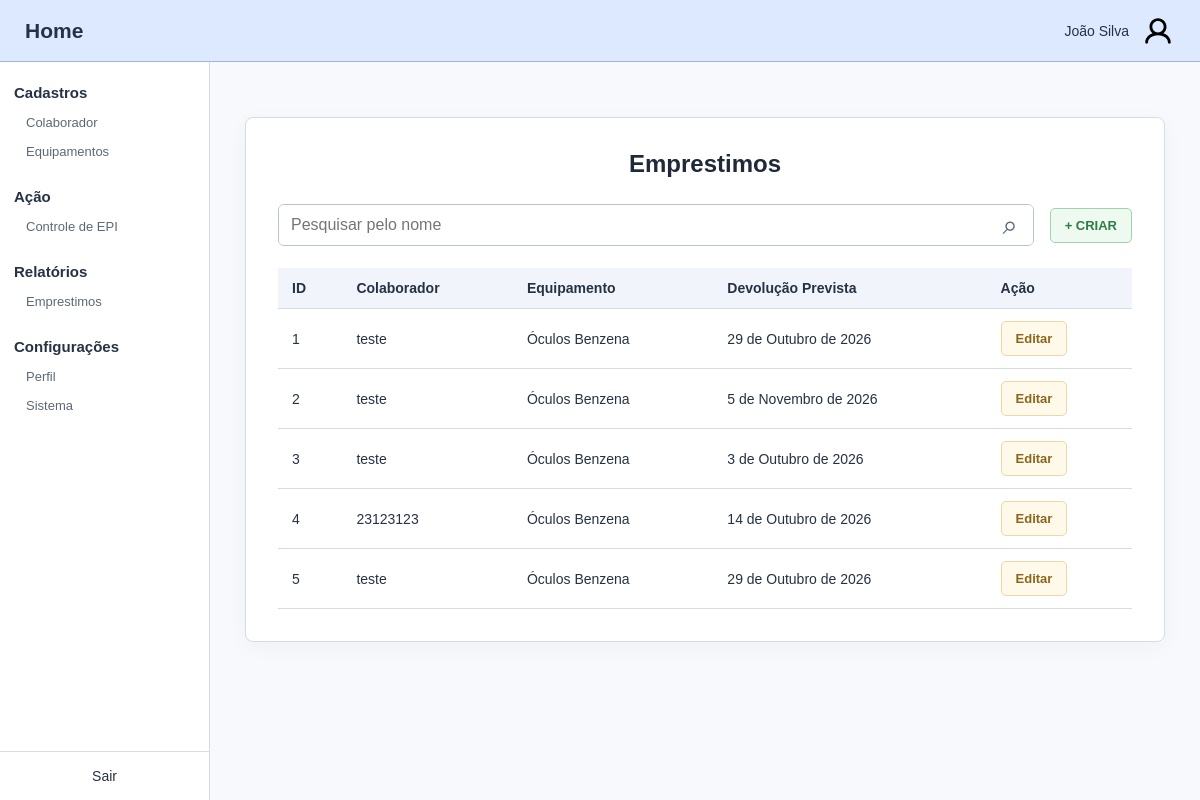
The page /emprestimos on the database its author committed.
### nucleo/models.py (models this page shows, shortened)
class Emprestimo(models.Model):
    CONDICAO_CHOICES = [
        ('EMPRESTADO', 'Emprestado'),
        ('FORNECIDO', 'Fornecido'),
        ('DEVOLVIDO', 'Devolvido'),
        ('DANIFICADO', 'Danificado'),
        ('PERDIDO', 'Perdido'),]
    OPCOES = ['DANIFICADO', 'PERDIDO', 'DEVOLVIDO']
    colaborador = models.ForeignKey(Colaborador,on_delete=models.PROTECT, related_name='emprestimos')
    equipamento = models.ForeignKey(Equipamentos,on_delete=models.PROTECT, related_name='emprestimos')
    data_emprestimo = models.DateField()
    data_devolucao_prevista = models.DateField()
    estado_equipamento = models.CharField(max_length=20, choices=CONDICAO_CHOICES, default='EMPRESTADO')
    condicao_equipamento = models.CharField(max_length=30, null=False, blank=False)
    data_devolucao = models.DateField(null=True, blank=True)
    observacao = models.CharField(max_length=30, blank=True)

class Colaborador(models.Model):
    nome = models.CharField(max_length=30, null=False, blank=False)
    telefone = models.CharField(max_length=30)

class Equipamentos(models.Model):
    SITUACAO_CHOICES = [
       ('DISPONIVEL', 'Disponível'),
       ('EM_USO', 'Em uso'),
       ('INATIVO', 'Inativo'),
    ]
    tipo = models.ForeignKey(TipoEquipamento, on_delete=models.PROTECT, related_name='equipamentos', null=False, blank=False)
    codigo_patrimonio = models.CharField(max_length=30, null=False)
    situacao = models.CharField(max_length=30, null=False, choices=SITUACAO_CHOICES, default='DISPONIVEL', blank=False)

class TipoEquipamento(models.Model):
    CATEGORIA_CHOICES = [
         ('CABECA', 'Cabeça'),
         ('FACE','Face'),
         ('AUDITIVO','Auditivo'),
         ('RESPIRATORIO', 'Respiratório'),
         ('TRONCO', 'Tronco'),
         ('MEMBROS_SUPERIORES', 'Membros superiores'),
         ('MEMBROS_INFERIORES', 'Membros inferiores'),
         ('QUEDAS', 'Quedas'),
    ]
    nome = models.CharField(max_length=30, null=False, blank=False)
    descricao = models.CharField(max_length=100)
    categoria = models.CharField(max_length=30, null=False, choices=CATEGORIA_CHOICES, blank=False)

### nucleo/views.py (the view)
# urls.py: path('emprestimos', views.emprestimos, name='emprestimo-inicial'),
def emprestimos(req):
    lista = Emprestimo.objects.all()
    return render(req, 'nucleo/emprestimo.html', {'emprestimo' : lista,})

### nucleo/templates/nucleo/emprestimo.html (shortened to what this page needs)
{% extends 'nucleo/base.html' %}
{% block content %}
<section class="content-card">
    <h1>Emprestimos</h1>
    <div class="toolbar">
        <form class="search-form" method="get" action="">
            <input type="search" name="pesquisa" value="{{ pesquisa }}" placeholder="Pesquisar pelo nome" aria-label="Pesquisar pelo nome">
            <button class="search-button" type="submit" aria-label="Pesquisar">⌕</button>
        </form>
        <a class="button button-create" href="{% url 'emprestimo-criar' %}">+ CRIAR</a>
    </div>
    <div class="table-scroll">
        {% include "nucleo/forms/emprestimo/lista_emprestimo.html" %}
    </div>
</section>
{% endblock %}

### nucleo/templates/nucleo/forms/emprestimo/lista_emprestimo.html
<table class="collaborator-table">
    <thead>
        <tr><th>ID</th><th>Colaborador</th><th>Equipamento</th><th>Devolução Prevista</th><th>Ação</th></tr>
    </thead>
    <tbody>
        {% for em in emprestimo %}
        <tr>
            <td>{{ em.id }}</td>
            <td>{{ em.colaborador.nome }}</td>
            <td>{{ em.equipamento.tipo.nome }}</td>
            <td>{{ em.data_devolucao_prevista }}</td>
            <td><a class="button button-edit" href="{% url 'emprestimo-editar' em.id %}">Editar</a></td>
        </tr>
        {% empty %}
        <tr><td colspan="4">Nenhum empréstimo encontrado.</td></tr>
        {% endfor %}
    </tbody>
</table>

### nucleo/static/css/style.css (style rules this page uses)
:root { --blue: #dce9ff; --blue-border: #9bb8e5; --text: #263244; --border: #d6dce5; --background: #f7f9fc; --green: #3e9158; --red: #b94747; }
* { box-sizing: border-box; }
body { margin: 0; font-family: Arial, sans-serif; color: var(--text); background: var(--background); }
a { color: inherit; text-decoration: none; }
button, input, select { font: inherit; }
.content-card { width: 100%; max-width: 920px; padding: 32px; background: #fff; border: 1px solid var(--border); border-radius: 8px; box-shadow: 0 5px 22px #25334b0a; }
.content-card h1 { margin: 0 0 26px; font-size: 24px; text-align: center; color: #202938; }
.toolbar { display: flex; gap: 16px; margin-bottom: 22px; align-items: center; }
.search-form { flex: 1; display: flex; min-width: 0; border: 1px solid #b8c2d0; border-radius: 6px; overflow: hidden; }
.search-form input { width: 100%; min-width: 0; padding: 11px 12px; border: 0; outline: 0; }
.search-button { border: 0; background: #fff; padding: 0 15px; cursor: pointer; font-size: 27px; color: #536579; }
.button { display: inline-flex; align-items: center; justify-content: center; padding: 9px 14px; border-radius: 5px; border: 1px solid transparent; cursor: pointer; font-size: 13px; font-weight: bold; white-space: nowrap; }
.button-create { background: #eef9f0; color: #2d7d46; border-color: #9ed4ac; }
.table-scroll { overflow-x: auto; }
.collaborator-table { width: 100%; border-collapse: collapse; font-size: 14px; }
.collaborator-table th { background: #f1f5fb; text-align: left; }
.collaborator-table th, .collaborator-table td { padding: 12px 14px; border-bottom: 1px solid var(--border); }
.button-edit { color: #8a661c; background: #fff9e9; border-color: #ecd8a5; }

### rows shown on the page
Emprestimo: id "1", colaborador.nome "teste", equipamento.tipo.nome "Óculos Benzena", data_devolucao_prevista "29 de Outubro de 2026"
Emprestimo: id "2", colaborador.nome "teste", equipamento.tipo.nome "Óculos Benzena", data_devolucao_prevista "5 de Novembro de 2026"
Emprestimo: id "3", colaborador.nome "teste", equipamento.tipo.nome "Óculos Benzena", data_devolucao_prevista "3 de Outubro de 2026"
Emprestimo: id "4", colaborador.nome "23123123", equipamento.tipo.nome "Óculos Benzena", data_devolucao_prevista "14 de Outubro de 2026"
Emprestimo: id "5", colaborador.nome "teste", equipamento.tipo.nome "Óculos Benzena", data_devolucao_prevista "29 de Outubro de 2026"
